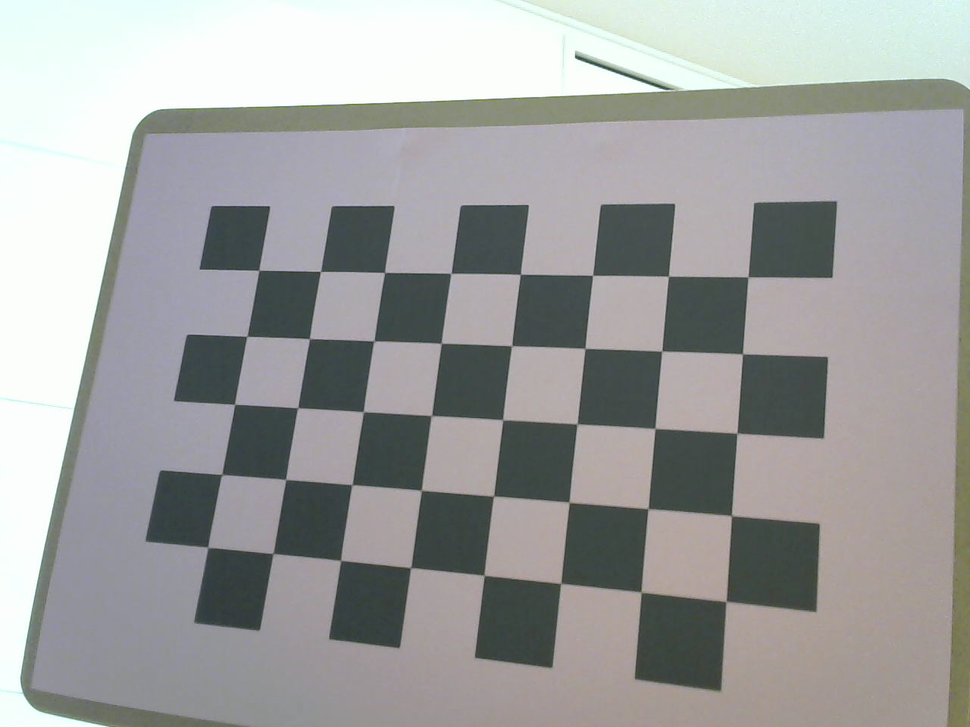
//> input picture data/samplechess.png, 970 x 727 px, shrunk from 1280 x 960 before the run
$ ./detect_corners   (built with g++ and OpenCV 4)
//> lines starting //> are read from the running program, lines starting //| are printed output that depends on the picture; after the words box and inside, x2 and y2 are one past the last pixel; in counts of white or black regions, pixels touching at a corner belong together
#include <iostream>
#include <string>
#include "opencv2/opencv.hpp"
#include "opencv2/imgproc/imgproc.hpp"
#include "opencv2/highgui/highgui.hpp"


int main()
{
  // chess size
  cv::Size patternsize(8, 5); // (width, height)
  std::vector<cv::Point2f> detected_corners;

  // load image
  std::string inputImgFile = "../data/samplechess.png";
  cv::Mat img_src = cv::imread(inputImgFile, 1);
//> img_src is the input picture: 727 rows x 970 cols, CV_8UC3; mean B, G, R 158.3, 158.7, 157.7
  cv::Mat img_gray;
  cv::cvtColor(img_src, img_gray, CV_RGB2GRAY);

  // find chess corners in a chessboard
  bool patternfound = findChessboardCorners(img_gray,
                                            patternsize,
                                            detected_corners,
                                            cv::CALIB_CB_ADAPTIVE_THRESH |
                                                cv::CALIB_CB_NORMALIZE_IMAGE |
                                                cv::CALIB_CB_FAST_CHECK);
//> detected_corners = 40 Points (x, y), first 12: [258.5, 270.4], [320.1, 271.1], [384.5, 271.9], [450.7, 273.1], [520.5, 274.1], [592.4, 275.2], [667.5, 276.7], [747.3, 276.6], [246.7, 336.1], [309.4, 338.4], [374, 340.9], [441.3, 343.1]; patternfound = true

  // refine corners pixel position
  if (patternfound)
  {
    cv::cornerSubPix(img_gray,
                     detected_corners,
                     cv::Size(11, 11),
                     cv::Size(-1, -1),
                     cv::TermCriteria(CV_TERMCRIT_EPS | CV_TERMCRIT_ITER, 30, 0.1));
//> detected_corners = 40 Points (x, y), first 12: [258.8, 270.3], [320.6, 271.4], [384.6, 272.4], [451, 273.3], [520.4, 274.4], [592.6, 275.4], [668.4, 276.2], [748, 276.9], [246.8, 336.3], [309.5, 338.6], [373.8, 341], [441.3, 343.3]
  }

  // draw corners and save an image
  cv::drawChessboardCorners(img_src, patternsize, cv::Mat(detected_corners), patternfound);
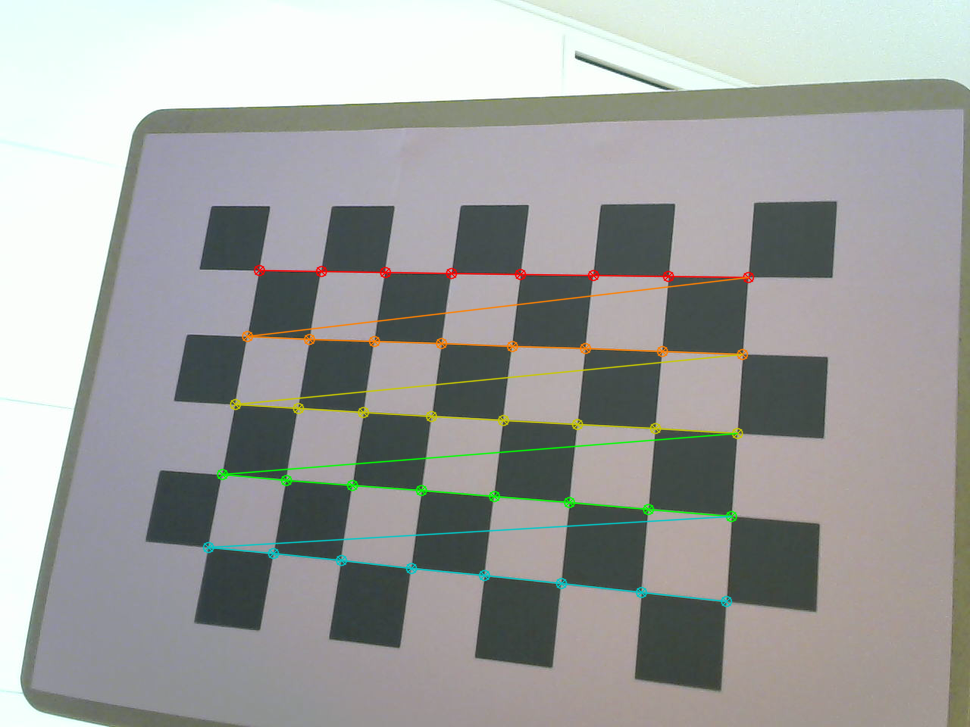
//> img_src: 727 rows x 970 cols, CV_8UC3; 2.4% of pixels changed, all inside (x1, y1, x2, y2) = (202, 264, 755, 608)
  std::string outputImgFile = "../data/outchess.png";
  cv::imwrite(outputImgFile, img_src);

  // seve detected corners
  std::ofstream log;
  std::string outputCsvFile = "../data/detected_corners.csv";
  // trunc: if the same name file exists, overwrite
  log.open(outputCsvFile, std::ios::trunc);
  log << detected_corners;
  log.close();
}
